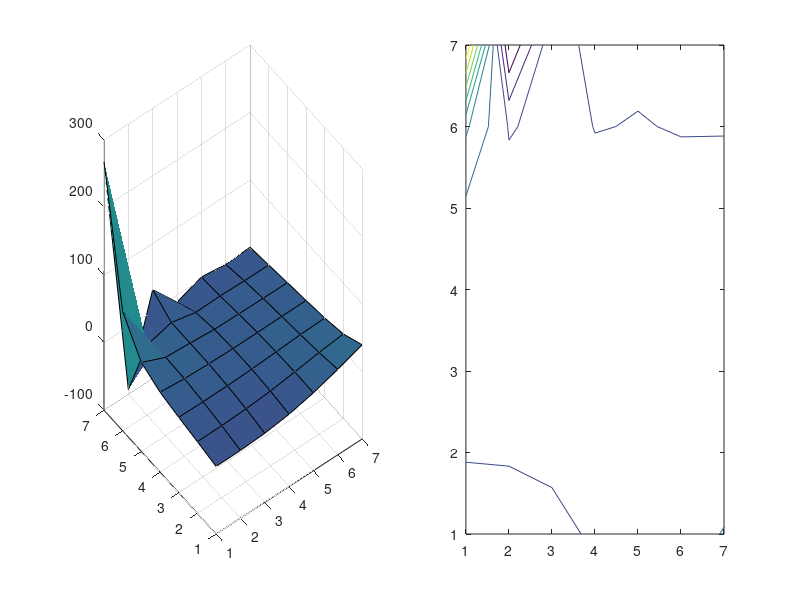

Reproduce this figure in MATLAB.
%Code Method Gauss_Seidel METHOD
% Abraham Blanco  1223970
clear all; clc;
tic
%% Parameters
ax = 0;
ay = 0;
bx = 2*pi;
by = 2*pi;
% Define the number of points on the interior (this does not include the exterior boundary points)
M=input('Value of X Intenal Nodes=');
N=input('Value of Y Internal Nodes=');
M1=M+2;
N1=N+2;
% this generates the x and y values that will be used to calculate the F matrix
xvalues = linspace(0,2*pi,M+2);
yvalues = linspace(0,2*pi,N+2);
%%
%U matrix ( initial guess)
U = ones(M+2,N+2);
%solving for right hand side (F equation)
for i=1:length(xvalues);
    for j=1:length(yvalues);
F(i,j) = cos ( (0.5*pi)* (2*((xvalues(i)-ax) / (bx - ax))+1 )).*sin( pi*((yvalues(j)-ay) / (by -ay)));
    end
end

%% Boundary Conditions for "Left" and "Right" side of Matrix

% Left boundary values (Dirchelet Condition)
phi_ab = ((yvalues - ay).^2 ) .* sin( pi *(yvalues - ay) / (2*(by-ay)) ) ; 

% Right boundary values (Dirchelet Condition)
psy_ab = cos (pi*(yvalues-ay)).*cosh(by-yvalues);

% place these known values in the solution grid
%solveing for Left and Right Boundaries
U(1,:) = phi_ab;
U(end,:) = psy_ab; 
%%
DX = 2*pi/(M+1);
A = 1/DX.^2
DY = 2*pi/(N+1);
B = 1/DY.^2
DEN = -2*(A+B);

% normalize elements
A = A/DEN;
B = B/DEN;
F = F/DEN;
DEN = 1;
error=10;
error_iterations=0
% check for diagonal dominance of elements
abs(DEN) >= abs(2*A+2*B);
while error>10^-10;
    W=U;
for P = 1:1000;

for j = 2:M+1;
    
    % Left boundary
    U(j,1) = DEN*(  F(j,1) - (2*B)*U(j,2) - A*U(j-1,1) - A*U(j+1,1) );
    % Right Boundary
    U(j,end) = DEN*(  F(j,end) - (2*B)*U(j,end-1) - A*U(j-1,end) - A*U(j+1,end) );
end
%% Main Sweep of Gauss-Siedel

for k = 2:N+1;
    for j = 2:M+1;
        U(j,k) = DEN*(  F(j,k) - B*U(j,k-1) - B*U(j,k+1)- A*U(j-1,k) - A*U(j+1,k) );
    end
end
end
error=abs(max(max(((W-U)./W))));
error_iterations=error_iterations+1
end
toc
figure
subplot(1,2,1),surf(U)
subplot(1,2,2),contour(U)
